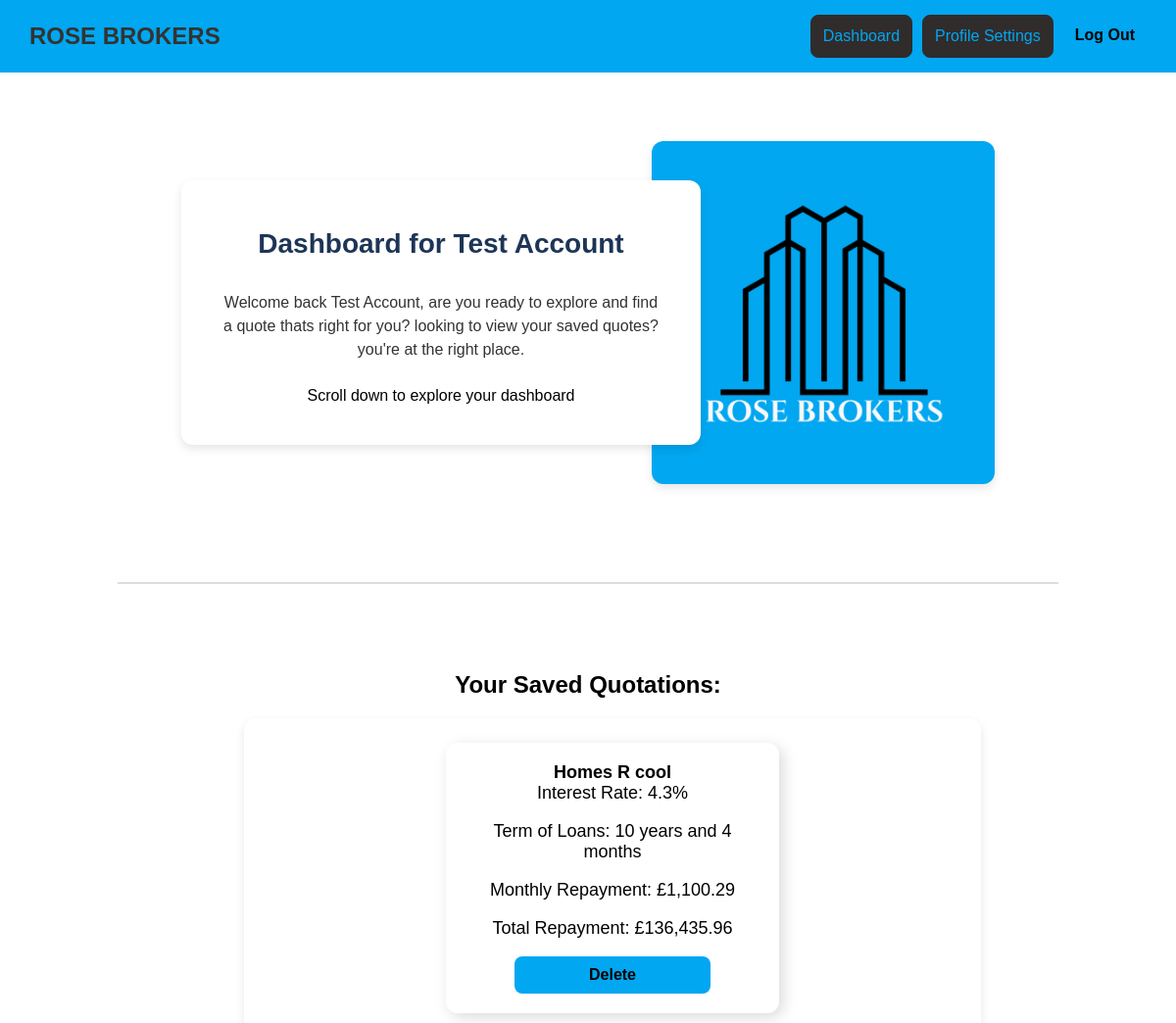
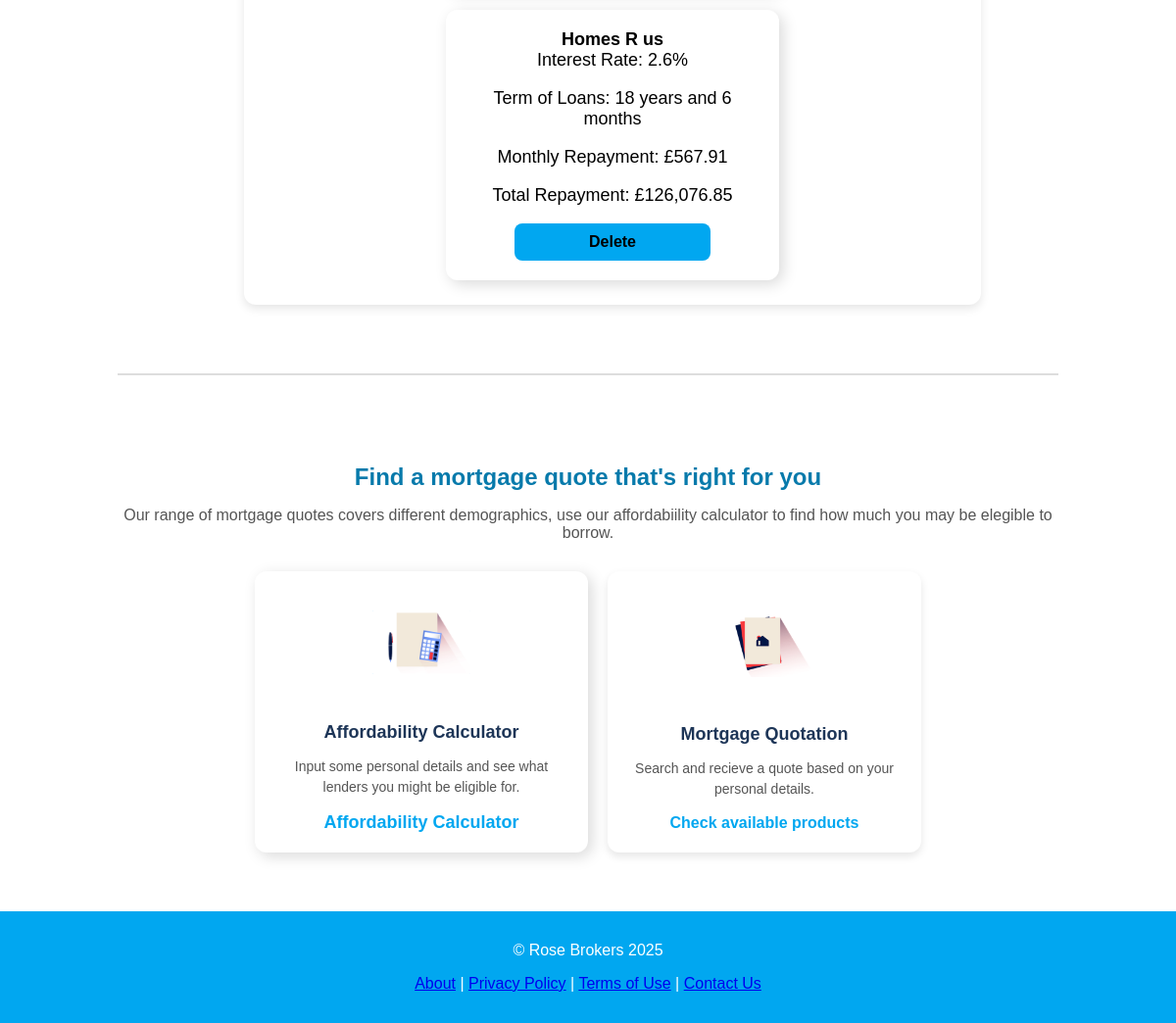
/dashboard.php (signed in), run on the app's committed database (2 pictures, top to bottom).
### tables this page shows
CREATE TABLE "Users" (
	"UserId"	INTEGER,
	"Email"	TEXT NOT NULL UNIQUE,
	"FullName"	TEXT NOT NULL,
	"AnnualIncome"	NUMERIC,
	"AnnualOutcome"	NUMERIC,
	"CreditScore"	NUMERIC,
	"EmploymentType"	TEXT,
	"DOB"	TEXT,
	"Password"	TEXT NOT NULL,
	"QuoteId"	TEXT,
	PRIMARY KEY("UserId"),
	FOREIGN KEY("QuoteId") REFERENCES "Quote"("QuoteId")
);

CREATE TABLE SavedQuotes (
    QuoteId INTEGER PRIMARY KEY AUTOINCREMENT,
    UserId INTEGER NOT NULL,
    ProductId INTEGER NOT NULL,
    MortgageLength INTEGER,
    InterestAnnually NUMERIC,
    MonthlyRepayment NUMERIC,
    AmountPaidBack NUMERIC,
    CreatedAt TEXT DEFAULT CURRENT_TIMESTAMP,
    FOREIGN KEY (UserId) REFERENCES Users(UserId),
    FOREIGN KEY (ProductId) REFERENCES Product(ProductId)
);

CREATE TABLE "Product" (
	"ProductId"	INTEGER,
	"Lender"	TEXT,
	"InterestRate"	REAL,
	"MortgageTerm"	INTEGER,
	"MinIncome"	INTEGER,
	"MinCreditScore"	INTEGER,
	"EmploymentType"	TEXT,
	"MinAge"	INTEGER,
	PRIMARY KEY("ProductId")
);

### dashboard.php (the view, shortened to what this page needs)
<?php
require 'db.php';
require 'headerFooter.php';
$user_id = $_SESSION['user_id'];
$stmt = $conn->prepare("SELECT FullName FROM Users WHERE UserId = ?");
$stmt->execute([$user_id]);
$user = $stmt->fetch(PDO::FETCH_ASSOC);
$savedStmt = $conn->prepare("
  SELECT
    SQ.QuoteId,
    P.Lender,
    SQ.InterestAnnually,
    SQ.MortgageLength,
    SQ.MonthlyRepayment,
    SQ.AmountPaidBack
  FROM SavedQuotes SQ
  JOIN Product P ON SQ.ProductId = P.ProductId
  WHERE SQ.UserId = ?
");
$savedStmt->execute([$user_id]);
$savedQuotes = $savedStmt->fetchAll(PDO::FETCH_ASSOC);
?>
<!DOCTYPE html>
<html lang="en">
<head>
  <link rel="stylesheet" href="/css/global.css" />
</head>
<body>
  <?php render_navbar() ?>
  <section class="intro-section">
    <div class="intro-section__content">
      <h2 class="intro-section__title">Dashboard for <?= htmlspecialchars($user['FullName']) ?></h2>
      <p class="intro-section__text">
Welcome back <?= htmlspecialchars($user['FullName']) ?>, are you ready to explore and find a quote thats right for you? looking to view your saved quotes? you're at the right place.
      </p>
      <p>Scroll down to explore your dashboard </p>
    </div>
    <div class="intro-section__image">
      <img src="images/LogoPicBlue.png" alt="Rose Brokers Logo" />
    </div>
  </section>
  <hr class="divider" />
  <section class="saved-section">
    <h2 class="saved-option__title">Your Saved Quotations:</h2>
    <div class="saved-section__content">
      <?php if (count($savedQuotes) > 0): ?>
        <?php foreach ($savedQuotes as $quote): ?>
          <div class="card card--mortgage">
            <div>
              <strong><?= htmlspecialchars($quote['Lender']) ?></strong><br>
              Interest Rate: <?= rtrim(rtrim(number_format($quote['InterestAnnually'], 2, '.', ''), '0'), '.') ?>%<br>
                <?php
                $years = intdiv($quote['MortgageLength'], 12);
                $months = $quote['MortgageLength'] % 12;
                if ($years > 0 && $months > 0) {
                    $termDisplay = "{$years} year" . ($years > 1 ? 's' : '') . " and {$months} month" . ($months > 1 ? 's' : '');
                } elseif ($years > 0) {
                    $termDisplay = "{$years} year" . ($years > 1 ? 's' : '');
                } elseif ($months > 0) {
                    $termDisplay = "{$months} month" . ($months > 1 ? 's' : '');
                } else {
                    $termDisplay = "N/A";
                }
              ?>
              <p>Term of Loans: <?= $termDisplay ?><br></p>
              <p>Monthly Repayment: £<?= number_format($quote['MonthlyRepayment'], 2) ?><br></p>
              <p>Total Repayment: £<?= number_format($quote['AmountPaidBack'], 2) ?><br></p>
              <form method="POST" action="dashboard.php" onsubmit="return confirm('Are you sure you want to delete this quote?');">
                <button type="submit" class="btn btn--login">Delete</button>
              </form>
            </div>
          </div>
        <?php endforeach; ?>
      <?php else: ?>
        <p class="saved-section__text">You haven't saved any quotes yet.</p>
      <?php endif; ?>
    </div>
  </section>
  <hr class="divider" />
  <section class="mortgage-options">
      <h2 class="mortgage-options__title">
        Find a mortgage quote that's right for you
      </h2>
      <p class="mortgage-options__subtitle">
        Our range of mortgage quotes covers different demographics, use our affordabiility calculator to find how much you may be elegible to borrow.
      </p>
      <div class="options-container">
        <div class="card card--mortgage">
          <img src="images/Calculator.png" alt="Calculator Logo" />
          <h4 class="card__title">Affordability Calculator</h4>
          <p class="card__description">
            Input some personal details and see what lenders you might be
            eligible for.
          </p>
          <a class="card__link" href="/affordability.php"
            >Affordability Calculator</a
          >
        </div>
      <div class="card card--repayments">
        <img src="images/Home mortgage.png" alt="Calculator Logo" />
        <h4 class="card__title">Mortgage Quotation</h4>
        <p class="card__description">
          Search and recieve a quote based on your personal details.
          </p>
        <a class="card__link" href="/quotation.php">Check available products</a>
      </div>
      </div>
  </section>
  <?php render_footer() ?>
</body>
</html>

### headerFooter.php
<?php
function render_navbar() {
    $navbar = '<header class="navbar">
        <a href="index.php" class="navbar__title-link"><h1 class="navbar__title">ROSE BROKERS</h1></a>
        <div class="navbar__buttons">';
    if (isset($_SESSION['user_type']) && $_SESSION['user_type'] === 'user') {
      $navbar .= '
          <a href="dashboard.php"><button class="btn btn--register">Dashboard</button></a>
          <a href="settings.php"><button class="btn btn--register">Profile Settings</button></a>
          <a href="logout.php"><button class="btn btn--login">Log Out</button></a>';
    } elseif (isset($_SESSION['user_type']) && $_SESSION['user_type'] === 'broker') {
      $navbar .= '
          <a href="broker-dashboard.php"><button class="btn btn--register">Dashboard</button></a>
          <a href="broker-setting.php"><button class="btn btn--register">Profile Settings</button></a>
          <a href="logout.php"><button class="btn btn--login">Log Out</button></a>';
    } else {
      $navbar .= '
          <a href="register.php"><button class="btn btn--register">Register</button></a>
          <a href="login.php"><button class="btn btn--login">Log In</button></a>';
    }
    $navbar .= '</div></header>';
    echo $navbar;
  }
function render_footer(){
    $footer = '    <footer class="footer">
      <p class="footer__text">© Rose Brokers 2025</p>
        <a href="/about.php">About</a> |
        <a href="/privacy.php">Privacy Policy</a> |
        <a href="/terms.php">Terms of Use</a> |
        <a href="/contact.php">Contact Us</a>
      </p>
    </footer> ';
    echo $footer;
}
?>

### css/global.css (style rules this page uses)
body { font-family: Arial, sans-serif; margin: 0; padding: 0; background-color: white; }
.navbar { background-color: #01A7F0; color: #333; display: flex; justify-content: space-between; align-items: center; padding: 15px 30px; }
.navbar__title { margin: 0; font-size: 24px; font-weight: bold; text-decoration: none; }
.navbar__title-link { text-decoration: none; color: inherit; }
.navbar__buttons { display: flex; gap: 10px; }
.intro-section { display: flex; justify-content: center; align-items: center; padding: 50px 10%; margin-top: 20px; position: relative; }
.intro-section__content { background-color: #fff; border-radius: 12px; padding: 25px 40px; max-width: 450px; box-shadow: 0px 4px 10px rgba(0, 0, 0, 0.1); margin-right: -50px; z-index: 2; }
.intro-section__title { font-size: 28px; color: #1d3557; font-weight: bold; margin-bottom: 15px; line-height: 1.2; }
.intro-section__text { font-size: 16px; color: #333; line-height: 1.5; margin-bottom: 10px; }
.intro-section__image img { width: 300px; height: auto; border-radius: 12px; background-color: #01A7F0; padding: 25px; display: block; box-shadow: 0px 4px 10px rgba(0, 0, 0, 0.1); }
.saved-section { text-align: center; justify-content: center; align-items: center; padding: 20px 10%; }
.saved-section__content { background-color: #fff; text-align: center; border-radius: 12px; padding: 25px 40px; max-width: 450px; box-shadow: 0px 4px 10px rgba(0, 0, 0, 0.1); margin-right: -50px; z-index: 2; }
.divider { border: 1px solid #ddd; margin: 50px 10%; }
.mortgage-options { text-align: center; padding: 20px 10%; }
.mortgage-options__title { color: #077aab; font-size: 24px; font-weight: bold; margin-bottom: 5px; }
.mortgage-options__subtitle { font-size: 16px; color: #555; margin-bottom: 30px; }
.options-container { display: flex; justify-content: center; gap: 20px; }
.card { background-color: white; border-radius: 12px; padding: 20px; width: 280px; box-shadow: 0px 4px 8px rgba(0, 0, 0, 0.1); text-align: center; transition: transform 0.3s ease-in-out; }
.card__title { font-size: 18px; color: #1d3557; margin-bottom: 10px; }
.card img { width: 100px; height: auto; margin: 20px 0; }
.card__description { font-size: 14px; color: #555; line-height: 1.5; margin-bottom: 15px; }
.card__link { color: #01A7F0; text-decoration: none; font-weight: bold; }
.btn { padding: 12px; border: none; border-radius: 8px; font-size: 16px; cursor: pointer; width: 100%; }
.btn--login { background-color: #01A7F0; color: black; font-weight: bold; border-color: black; border-width: 5px; }
.btn--register { background-color: #302c2c; color: #01A7F0; border: 1px solid #302c2c; }
.footer { background-color: #01A7F0; color: white; text-align: center; padding: 15px; margin-top: 40px; }
.saved-section { display: flex; flex-direction: column; align-items: center; text-align: center; width: 80%; }
.saved-section__content { display: flex; flex-wrap: wrap; justify-content: center; align-items: center; gap: 20px; width: 70%; max-width: 1200px; }
.card--mortgage { width: 300px; padding: 20px; background-color: #ffffff; border-radius: 12px; box-shadow: 4px 4px 15px rgba(0, 0, 0, 0.15); text-align: center; font-size: 18px; }
.card--mortgage button { font-size: 16px; padding: 10px 20px; width: 100%; max-width: 200px; }
.intro-section__content { display: flex; flex-direction: column; align-items: center; text-align: center; }

### data on the page
users: FullName "Test Account"
savedquotes: ProductId.Lender "Homes R cool", InterestAnnually "4.3", MortgageLength "10 years and 4 months", MonthlyRepayment "1,100.29", AmountPaidBack "136,435.96"
savedquotes: ProductId.Lender "Homes R us", InterestAnnually "2.6", MortgageLength "18 years and 6 months", MonthlyRepayment "567.91", AmountPaidBack "126,076.85"
